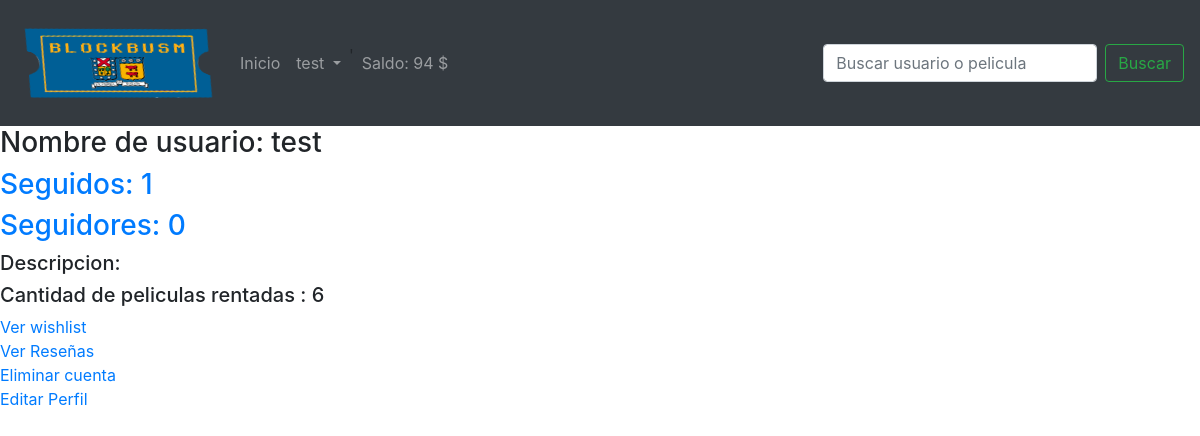
The page /PHP/profile.php?id=46 (signed in) on the database its author committed.
### tables this page shows
CREATE TABLE `users` (
  `userID` int(10) NOT NULL,
  `userName` varchar(15) DEFAULT NULL,
  `pass` varchar(40) DEFAULT NULL,
  `saldo` int(11) DEFAULT NULL,
  `cantFollows` int(11) DEFAULT NULL,
  `cantFollowers` int(11) DEFAULT NULL,
  `descripcion` text DEFAULT NULL
);

### PHP/profile.php (the view, shortened to what this page needs)
<?php
require "header.php";
$id_url = $_GET['id'];
$query = "SELECT * FROM users WHERE userID=$id_url";
$result = mysqli_query($con,$query);
if($result->num_rows > 0  ){
    $result = mysqli_fetch_array($result);
    $username = $result[1];
    $cantFollows = $result[4];
    $cantFollowers = $result[5];
    $description = $result[6];
}
else {
    echo "No existe este usuario";
    exit;
}
$query = "SELECT SUM(cant) total FROM movhistorial WHERE userid=$id_url;";
$result = mysqli_query($con,$query);
$result = mysqli_fetch_array($result)[0];
echo  "<h3>Nombre de usuario: $username </h3>";
echo  "<h3><a href='#' data-target='#exampleModal' data-toggle='modal' >Seguidos: $cantFollows</a> </h3>";
echo  "<h3><a href='#' data-target='#modalfollows' data-toggle='modal' >Seguidores: $cantFollowers</a> </h3>";
echo  "<h5>Descripcion: $description </h5>";
if ($result != NULL){
echo  "<h5>Cantidad de peliculas rentadas : $result </h5>";}
else {
  echo  "<h5>Cantidad de peliculas rentadas : 0 </h5>";
}
echo  "<a href='/PHP/wishlist.php?id=$id_url'>Ver wishlist</a>";
echo  "<a href='#' data-target='#resenas' data-toggle='modal' >Ver Reseñas</a>";
if ($id_url != $id){
    $query = "SELECT * FROM reluser WHERE userID=$id_url AND followerid=$id" ;
    $result = mysqli_query($con,$query);
    if($result->num_rows > 0  ){
        echo "
        <form action='/PHP/profile.php?id=$id_url' method='post'>
        <button type='submit' class='btn btn-primary' >Dejar de seguir</button>
        </form>"
        ;
        if($_SERVER['REQUEST_METHOD'] == "POST") {
            $query = "DELETE FROM reluser WHERE userId=$id_url AND followerId=$id";
            $result = mysqli_query($con,$query);
            $query = "UPDATE users SET cantFollows = ( SELECT cantFollows FROM users WHERE userID = $id ) -1 WHERE userID = $id";
            $result = mysqli_query($con,$query);
            $query = "UPDATE users SET cantFollowers = ( SELECT cantFollowers FROM users WHERE userID = $id_url ) - 1 WHERE userID = $id_url";
            $result = mysqli_query($con,$query);
            header("Location: /php/profile.php?id=$id_url");
        }
    }
    else {
        echo "
        <form action='/PHP/profile.php?id=$id_url' method='post'>
        <button type='submit' class='btn btn-primary' >Seguir</button>
        </form>";
        if($_SERVER['REQUEST_METHOD'] == "POST"   )  {
            $query = "INSERT INTO `reluser` (`id`, `userId`, `followerId`) VALUES (NULL, '$id_url', '$id')";
            $result = mysqli_query($con,$query);
            $query = "UPDATE users SET cantFollows = ( SELECT cantFollows FROM users WHERE userID = $id ) + 1 WHERE userID = $id";
            $result = mysqli_query($con,$query);
            $query = "UPDATE users SET cantFollowers = ( SELECT cantFollowers FROM users WHERE userID = $id_url ) + 1 WHERE userID = $id_url";
            $result = mysqli_query($con,$query);
            header("Location: /php/profile.php?id=$id_url");
        }
    }
}
else {
echo  "<a href='functions/eliminarcuenta.php'>Eliminar cuenta</a>";
echo  "<a href='#' data-target='#editarperfil' data-toggle='modal' >Editar Perfil</a> ";
}
?>

### PHP/header.php (shortened to what this page needs)
<?php
require "functions/db.php";
if (isset($_SESSION['loggedin']) && $_SESSION['loggedin'] == TRUE) {
    $username = $_SESSION['username'];
    $id = $_SESSION['id'];
    $query = "SELECT saldo FROM users WHERE userid='$id'";
    $result = mysqli_query($con,$query);
    $followingdata = $result->fetch_assoc();
    $saldo = $followingdata['saldo'];
}
else {
    $username = NULL;
}
?>
<link rel="stylesheet" href="https://cdn.jsdelivr.net/npm/bootstrap@4.0.0/dist/css/bootstrap.min.css">
<nav class="navbar navbar-expand-lg navbar-dark  bg-dark">
    <a class="navbar-brand" href="index.php">
        <img src="../IMG/logo.png"  class="logo" >
    </a>
  <div class="collapse navbar-collapse" id="navbarSupportedContent">
    <ul class="navbar-nav mr-auto">
      <li class="nav-item">
        <a class="nav-link" href="index.php">Inicio</a>
      </li>
        <?php
        if ($username != NULL )
        {
            echo "      <li class='nav-item dropdown'>
            <a class='nav-link dropdown-toggle' href='#' id='navbarDropdown' role='button' data-toggle='dropdown' aria-haspopup='true' aria-expanded='false'>
              $username
            </a>
            <div class='dropdown-menu' aria-labelledby='navbarDropdown'>
              <a class='dropdown-item' href='profile.php?id=$id'>Mi perfil</a>
              <a class='dropdown-item' href='/PHP/wishlist.php?id=$id'>Mi wishlist</a>
              <div class='dropdown-divider'></div>
              <a class='dropdown-item' href='logout.php'>Logout</a>
            </div>
          </li>'
          <li class='nav-item'>
          <a class='nav-link' href='#'>Saldo: $saldo $</a>
         </li>
          ";
        }
        else {
            echo "<li class='nav-item'><a class='nav-link' href='login.php'> Login </a></li>";
        }
        ?>
    </ul>
    <form class="form-inline my-2 my-lg-0" action="/PHP/busqueda.php">
      <input class="form-control mr-sm-2" type="search" placeholder="Buscar usuario o pelicula" aria-label="Search" name="busqueda">
      <button class="btn btn-outline-success my-2 my-sm-0" type="submit" >Buscar</button>
    </form>
  </div>
</nav>

### PHP/header.php (style rules this page uses)
.logo { width: 200px; height: 100px; rotate: 8deg; }

### rows shown on the page
users: saldo "94", userName "test", cantFollows "1", cantFollowers "0"

### other values the page prints
$username "test"
$result "6"
